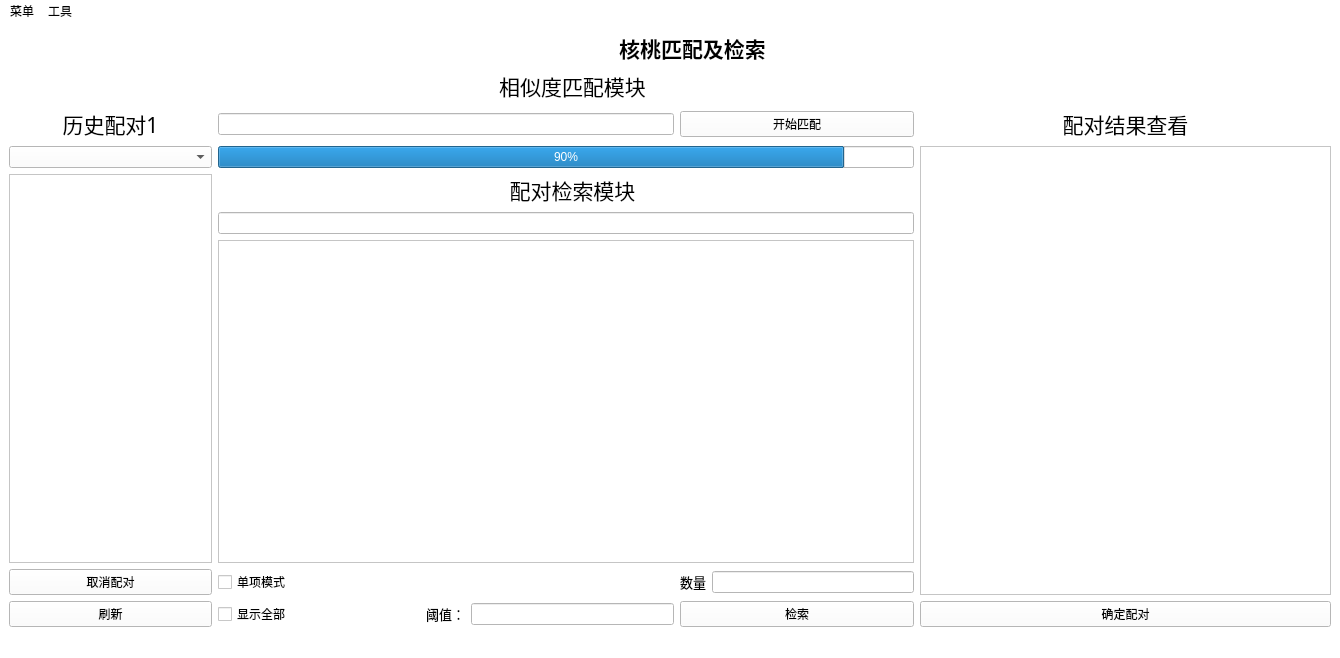
<?xml version="1.0" encoding="UTF-8"?>
<ui version="4.0">
 <class>MainWindows</class>
 <widget class="QMainWindow" name="MainWindows">
  <property name="geometry">
   <rect>
    <x>0</x>
    <y>0</y>
    <width>1340</width>
    <height>658</height>
   </rect>
  </property>
  <property name="sizePolicy">
   <sizepolicy hsizetype="Preferred" vsizetype="Expanding">
    <horstretch>1</horstretch>
    <verstretch>1</verstretch>
   </sizepolicy>
  </property>
  <property name="palette">
   <palette>
    <active>
     <colorrole role="Button">
      <brush brushstyle="SolidPattern">
       <color alpha="255">
        <red>255</red>
        <green>255</green>
        <blue>255</blue>
       </color>
      </brush>
     </colorrole>
     <colorrole role="Base">
      <brush brushstyle="SolidPattern">
       <color alpha="255">
        <red>255</red>
        <green>255</green>
        <blue>255</blue>
       </color>
      </brush>
     </colorrole>
     <colorrole role="Window">
      <brush brushstyle="SolidPattern">
       <color alpha="255">
        <red>255</red>
        <green>255</green>
        <blue>255</blue>
       </color>
      </brush>
     </colorrole>
    </active>
    <inactive>
     <colorrole role="Button">
      <brush brushstyle="SolidPattern">
       <color alpha="255">
        <red>255</red>
        <green>255</green>
        <blue>255</blue>
       </color>
      </brush>
     </colorrole>
     <colorrole role="Base">
      <brush brushstyle="SolidPattern">
       <color alpha="255">
        <red>255</red>
        <green>255</green>
        <blue>255</blue>
       </color>
      </brush>
     </colorrole>
     <colorrole role="Window">
      <brush brushstyle="SolidPattern">
       <color alpha="255">
        <red>255</red>
        <green>255</green>
        <blue>255</blue>
       </color>
      </brush>
     </colorrole>
    </inactive>
    <disabled>
     <colorrole role="Button">
      <brush brushstyle="SolidPattern">
       <color alpha="255">
        <red>255</red>
        <green>255</green>
        <blue>255</blue>
       </color>
      </brush>
     </colorrole>
     <colorrole role="Base">
      <brush brushstyle="SolidPattern">
       <color alpha="255">
        <red>255</red>
        <green>255</green>
        <blue>255</blue>
       </color>
      </brush>
     </colorrole>
     <colorrole role="Window">
      <brush brushstyle="SolidPattern">
       <color alpha="255">
        <red>255</red>
        <green>255</green>
        <blue>255</blue>
       </color>
      </brush>
     </colorrole>
    </disabled>
   </palette>
  </property>
  <property name="windowTitle">
   <string>核桃识别器</string>
  </property>
  <property name="autoFillBackground">
   <bool>false</bool>
  </property>
  <property name="styleSheet">
   <string notr="true">background-color:white
 
 </string>
  </property>
  <property name="animated">
   <bool>false</bool>
  </property>
  <property name="dockNestingEnabled">
   <bool>false</bool>
  </property>
  <widget class="QWidget" name="centralwidget">
   <property name="sizePolicy">
    <sizepolicy hsizetype="Expanding" vsizetype="Expanding">
     <horstretch>1</horstretch>
     <verstretch>1</verstretch>
    </sizepolicy>
   </property>
   <property name="baseSize">
    <size>
     <width>0</width>
     <height>0</height>
    </size>
   </property>
   <layout class="QGridLayout" name="gridLayout">
    <item row="2" column="3">
     <widget class="QLabel" name="label_2">
      <property name="sizePolicy">
       <sizepolicy hsizetype="Expanding" vsizetype="Fixed">
        <horstretch>1</horstretch>
        <verstretch>1</verstretch>
       </sizepolicy>
      </property>
      <property name="font">
       <font>
        <family>新宋体</family>
        <pointsize>16</pointsize>
       </font>
      </property>
      <property name="styleSheet">
       <string notr="true">background-color:white</string>
      </property>
      <property name="text">
       <string>相似度匹配模块</string>
      </property>
      <property name="alignment">
       <set>Qt::AlignmentFlag::AlignCenter</set>
      </property>
     </widget>
    </item>
    <item row="10" column="2">
     <widget class="QLabel" name="label_8">
      <property name="sizePolicy">
       <sizepolicy hsizetype="Fixed" vsizetype="Fixed">
        <horstretch>1</horstretch>
        <verstretch>1</verstretch>
       </sizepolicy>
      </property>
      <property name="font">
       <font>
        <family>Adobe 宋体 Std L</family>
        <pointsize>10</pointsize>
       </font>
      </property>
      <property name="styleSheet">
       <string notr="true">background-color:white</string>
      </property>
      <property name="text">
       <string>阈值：</string>
      </property>
      <property name="alignment">
       <set>Qt::AlignmentFlag::AlignCenter</set>
      </property>
     </widget>
    </item>
    <item row="0" column="3" colspan="3">
     <widget class="QLabel" name="label_11">
      <property name="sizePolicy">
       <sizepolicy hsizetype="Expanding" vsizetype="Fixed">
        <horstretch>1</horstretch>
        <verstretch>1</verstretch>
       </sizepolicy>
      </property>
      <property name="font">
       <font>
        <family>Arial Black</family>
        <pointsize>16</pointsize>
        <bold>true</bold>
       </font>
      </property>
      <property name="styleSheet">
       <string notr="true">background-color:white</string>
      </property>
      <property name="text">
       <string>核桃匹配及检索</string>
      </property>
      <property name="alignment">
       <set>Qt::AlignmentFlag::AlignCenter</set>
      </property>
     </widget>
    </item>
    <item row="4" column="6" rowspan="6" colspan="2">
     <widget class="QScrollArea" name="scrollArea">
      <property name="sizePolicy">
       <sizepolicy hsizetype="Expanding" vsizetype="Expanding">
        <horstretch>1</horstretch>
        <verstretch>1</verstretch>
       </sizepolicy>
      </property>
      <property name="widgetResizable">
       <bool>true</bool>
      </property>
      <widget class="QWidget" name="scrollAreaWidgetContents_2">
       <property name="enabled">
        <bool>true</bool>
       </property>
       <property name="geometry">
        <rect>
         <x>0</x>
         <y>0</y>
         <width>409</width>
         <height>473</height>
        </rect>
       </property>
       <property name="baseSize">
        <size>
         <width>0</width>
         <height>0</height>
        </size>
       </property>
       <layout class="QFormLayout" name="formLayout">
        <item row="0" column="0">
         <widget class="QLabel" name="image_label_1">
          <property name="sizePolicy">
           <sizepolicy hsizetype="Preferred" vsizetype="Preferred">
            <horstretch>0</horstretch>
            <verstretch>0</verstretch>
           </sizepolicy>
          </property>
          <property name="text">
           <string/>
          </property>
          <property name="pixmap">
           <pixmap>C:/Users/Administrator/Desktop/样本成果1.png</pixmap>
          </property>
          <property name="scaledContents">
           <bool>true</bool>
          </property>
         </widget>
        </item>
        <item row="0" column="1">
         <widget class="QLabel" name="image_label_7">
          <property name="baseSize">
           <size>
            <width>2</width>
            <height>0</height>
           </size>
          </property>
          <property name="text">
           <string/>
          </property>
          <property name="pixmap">
           <pixmap>C:/Users/Administrator/Desktop/样本成果1.png</pixmap>
          </property>
          <property name="scaledContents">
           <bool>true</bool>
          </property>
         </widget>
        </item>
        <item row="1" column="0">
         <widget class="QLabel" name="name_label_1">
          <property name="text">
           <string/>
          </property>
          <property name="alignment">
           <set>Qt::AlignmentFlag::AlignCenter</set>
          </property>
         </widget>
        </item>
        <item row="1" column="1">
         <widget class="QLabel" name="name_label_7">
          <property name="text">
           <string/>
          </property>
         </widget>
        </item>
        <item row="2" column="0">
         <widget class="QLabel" name="image_label_2">
          <property name="text">
           <string/>
          </property>
          <property name="pixmap">
           <pixmap>C:/Users/Administrator/Desktop/样本成果1.png</pixmap>
          </property>
          <property name="scaledContents">
           <bool>true</bool>
          </property>
         </widget>
        </item>
        <item row="2" column="1">
         <widget class="QLabel" name="image_label_8">
          <property name="text">
           <string/>
          </property>
          <property name="pixmap">
           <pixmap>C:/Users/Administrator/Desktop/样本成果1.png</pixmap>
          </property>
          <property name="scaledContents">
           <bool>true</bool>
          </property>
         </widget>
        </item>
        <item row="3" column="0">
         <widget class="QLabel" name="name_label_2">
          <property name="text">
           <string/>
          </property>
         </widget>
        </item>
        <item row="3" column="1">
         <widget class="QLabel" name="name_label_8">
          <property name="text">
           <string/>
          </property>
         </widget>
        </item>
        <item row="4" column="0">
         <widget class="QLabel" name="image_label_3">
          <property name="text">
           <string/>
          </property>
          <property name="pixmap">
           <pixmap>C:/Users/Administrator/Desktop/样本成果1.png</pixmap>
          </property>
          <property name="scaledContents">
           <bool>true</bool>
          </property>
         </widget>
        </item>
        <item row="4" column="1">
         <widget class="QLabel" name="image_label_9">
          <property name="text">
           <string/>
          </property>
          <property name="pixmap">
           <pixmap>C:/Users/Administrator/Desktop/样本成果1.png</pixmap>
          </property>
          <property name="scaledContents">
           <bool>true</bool>
          </property>
         </widget>
        </item>
        <item row="5" column="0">
         <widget class="QLabel" name="name_label_3">
          <property name="text">
           <string/>
          </property>
         </widget>
        </item>
        <item row="5" column="1">
         <widget class="QLabel" name="name_label_9">
          <property name="text">
           <string/>
          </property>
         </widget>
        </item>
        <item row="6" column="0">
         <widget class="QLabel" name="image_label_4">
          <property name="text">
           <string/>
          </property>
          <property name="pixmap">
           <pixmap>C:/Users/Administrator/Desktop/样本成果1.png</pixmap>
          </property>
          <property name="scaledContents">
           <bool>true</bool>
          </property>
         </widget>
        </item>
        <item row="6" column="1">
         <widget class="QLabel" name="image_label_10">
          <property name="text">
           <string/>
          </property>
          <property name="pixmap">
           <pixmap>C:/Users/Administrator/Desktop/样本成果1.png</pixmap>
          </property>
          <property name="scaledContents">
           <bool>true</bool>
          </property>
         </widget>
        </item>
        <item row="7" column="0">
         <widget class="QLabel" name="name_label_4">
          <property name="text">
           <string/>
          </property>
         </widget>
        </item>
        <item row="7" column="1">
         <widget class="QLabel" name="name_label_10">
          <property name="text">
           <string/>
          </property>
         </widget>
        </item>
        <item row="8" column="0">
         <widget class="QLabel" name="image_label_5">
          <property name="text">
           <string/>
          </property>
          <property name="pixmap">
           <pixmap>C:/Users/Administrator/Desktop/样本成果1.png</pixmap>
          </property>
          <property name="scaledContents">
           <bool>true</bool>
          </property>
         </widget>
        </item>
        <item row="8" column="1">
         <widget class="QLabel" name="image_label_11">
          <property name="text">
           <string/>
          </property>
          <property name="pixmap">
           <pixmap>C:/Users/Administrator/Desktop/样本成果1.png</pixmap>
          </property>
          <property name="scaledContents">
           <bool>true</bool>
          </property>
         </widget>
        </item>
        <item row="9" column="0">
         <widget class="QLabel" name="name_label_5">
          <property name="text">
           <string/>
          </property>
         </widget>
        </item>
        <item row="9" column="1">
         <widget class="QLabel" name="name_label_11">
          <property name="text">
           <string/>
          </property>
         </widget>
        </item>
        <item row="10" column="0">
         <widget class="QLabel" name="image_label_6">
          <property name="sizePolicy">
           <sizepolicy hsizetype="Expanding" vsizetype="Expanding">
            <horstretch>1</horstretch>
            <verstretch>1</verstretch>
           </sizepolicy>
          </property>
          <property name="text">
           <string/>
          </property>
          <property name="pixmap">
           <pixmap>C:/Users/Administrator/Desktop/样本成果1.png</pixmap>
          </property>
          <property name="scaledContents">
           <bool>true</bool>
          </property>
          <property name="alignment">
           <set>Qt::AlignmentFlag::AlignCenter</set>
          </property>
         </widget>
        </item>
        <item row="11" column="0">
         <widget class="QLabel" name="name_label_6">
          <property name="text">
           <string/>
          </property>
         </widget>
        </item>
        <item row="11" column="1">
         <widget class="QLabel" name="name_label_12">
          <property name="text">
           <string/>
          </property>
         </widget>
        </item>
        <item row="10" column="1">
         <widget class="QLabel" name="image_label_12">
          <property name="sizePolicy">
           <sizepolicy hsizetype="Expanding" vsizetype="Expanding">
            <horstretch>1</horstretch>
            <verstretch>1</verstretch>
           </sizepolicy>
          </property>
          <property name="text">
           <string/>
          </property>
          <property name="pixmap">
           <pixmap>C:/Users/Administrator/Desktop/样本成果1.png</pixmap>
          </property>
          <property name="scaledContents">
           <bool>true</bool>
          </property>
         </widget>
        </item>
       </layout>
      </widget>
     </widget>
    </item>
    <item row="5" column="3">
     <widget class="QLabel" name="label_3">
      <property name="sizePolicy">
       <sizepolicy hsizetype="Preferred" vsizetype="Fixed">
        <horstretch>0</horstretch>
        <verstretch>0</verstretch>
       </sizepolicy>
      </property>
      <property name="font">
       <font>
        <family>新宋体</family>
        <pointsize>16</pointsize>
       </font>
      </property>
      <property name="styleSheet">
       <string notr="true">background-color:white</string>
      </property>
      <property name="text">
       <string>配对检索模块</string>
      </property>
      <property name="alignment">
       <set>Qt::AlignmentFlag::AlignCenter</set>
      </property>
     </widget>
    </item>
    <item row="9" column="1">
     <widget class="QCheckBox" name="checkBox_2">
      <property name="text">
       <string>单项模式</string>
      </property>
     </widget>
    </item>
    <item row="6" column="1" colspan="5">
     <widget class="QLineEdit" name="lineEdit">
      <property name="sizePolicy">
       <sizepolicy hsizetype="Expanding" vsizetype="Fixed">
        <horstretch>1</horstretch>
        <verstretch>1</verstretch>
       </sizepolicy>
      </property>
     </widget>
    </item>
    <item row="10" column="0">
     <widget class="QPushButton" name="pushButton_3">
      <property name="text">
       <string>刷新</string>
      </property>
     </widget>
    </item>
    <item row="9" column="0">
     <widget class="QPushButton" name="pushButton">
      <property name="text">
       <string>取消配对</string>
      </property>
     </widget>
    </item>
    <item row="10" column="1">
     <widget class="QCheckBox" name="checkBox_3">
      <property name="text">
       <string>显示全部</string>
      </property>
     </widget>
    </item>
    <item row="9" column="5">
     <widget class="QLineEdit" name="lineEdit_2">
      <property name="sizePolicy">
       <sizepolicy hsizetype="Preferred" vsizetype="Fixed">
        <horstretch>1</horstretch>
        <verstretch>1</verstretch>
       </sizepolicy>
      </property>
     </widget>
    </item>
    <item row="9" column="4">
     <widget class="QLabel" name="label_10">
      <property name="sizePolicy">
       <sizepolicy hsizetype="Fixed" vsizetype="Fixed">
        <horstretch>1</horstretch>
        <verstretch>1</verstretch>
       </sizepolicy>
      </property>
      <property name="font">
       <font>
        <family>Adobe 宋体 Std L</family>
        <pointsize>10</pointsize>
       </font>
      </property>
      <property name="styleSheet">
       <string notr="true">background-color:white</string>
      </property>
      <property name="text">
       <string>数量</string>
      </property>
      <property name="alignment">
       <set>Qt::AlignmentFlag::AlignCenter</set>
      </property>
     </widget>
    </item>
    <item row="10" column="3">
     <widget class="QLineEdit" name="lineEdit_4">
      <property name="sizePolicy">
       <sizepolicy hsizetype="Preferred" vsizetype="Fixed">
        <horstretch>1</horstretch>
        <verstretch>1</verstretch>
       </sizepolicy>
      </property>
     </widget>
    </item>
    <item row="10" column="6" colspan="2">
     <widget class="QPushButton" name="pushButton_5">
      <property name="sizePolicy">
       <sizepolicy hsizetype="MinimumExpanding" vsizetype="Fixed">
        <horstretch>1</horstretch>
        <verstretch>1</verstretch>
       </sizepolicy>
      </property>
      <property name="text">
       <string>确定配对</string>
      </property>
     </widget>
    </item>
    <item row="3" column="6" colspan="2">
     <widget class="QLabel" name="label_21">
      <property name="sizePolicy">
       <sizepolicy hsizetype="Expanding" vsizetype="Fixed">
        <horstretch>1</horstretch>
        <verstretch>1</verstretch>
       </sizepolicy>
      </property>
      <property name="font">
       <font>
        <family>新宋体</family>
        <pointsize>16</pointsize>
       </font>
      </property>
      <property name="styleSheet">
       <string notr="true">background-color:white</string>
      </property>
      <property name="text">
       <string>配对结果查看</string>
      </property>
      <property name="alignment">
       <set>Qt::AlignmentFlag::AlignCenter</set>
      </property>
     </widget>
    </item>
    <item row="10" column="4" colspan="2">
     <widget class="QPushButton" name="pushButton_4">
      <property name="sizePolicy">
       <sizepolicy hsizetype="Preferred" vsizetype="Fixed">
        <horstretch>1</horstretch>
        <verstretch>1</verstretch>
       </sizepolicy>
      </property>
      <property name="text">
       <string>检索</string>
      </property>
     </widget>
    </item>
    <item row="4" column="1" colspan="5">
     <widget class="QProgressBar" name="progressBar">
      <property name="sizePolicy">
       <sizepolicy hsizetype="Expanding" vsizetype="Fixed">
        <horstretch>1</horstretch>
        <verstretch>1</verstretch>
       </sizepolicy>
      </property>
      <property name="value">
       <number>90</number>
      </property>
     </widget>
    </item>
    <item row="3" column="0">
     <widget class="QLabel" name="label">
      <property name="font">
       <font>
        <family>新宋体</family>
        <pointsize>16</pointsize>
       </font>
      </property>
      <property name="text">
       <string>历史配对1</string>
      </property>
      <property name="alignment">
       <set>Qt::AlignmentFlag::AlignCenter</set>
      </property>
     </widget>
    </item>
    <item row="4" column="0">
     <widget class="QComboBox" name="comboBox">
      <property name="sizePolicy">
       <sizepolicy hsizetype="Preferred" vsizetype="Fixed">
        <horstretch>1</horstretch>
        <verstretch>1</verstretch>
       </sizepolicy>
      </property>
     </widget>
    </item>
    <item row="3" column="4" colspan="2">
     <widget class="QPushButton" name="pushButton_2">
      <property name="sizePolicy">
       <sizepolicy hsizetype="Ignored" vsizetype="Fixed">
        <horstretch>1</horstretch>
        <verstretch>1</verstretch>
       </sizepolicy>
      </property>
      <property name="styleSheet">
       <string notr="true">QMenuBar {
    background-color: lightblue;
}
QMenuBar::item {
    background-color: lightblue;
    color: black;
}
QMenuBar::item:selected {
    background-color: darkblue;
    color: white;
}
QToolBar {
    background-color: lightblue;
}
QToolBar QToolButton {
    background-color: lightblue;
    color: black;
}
QToolBar QToolButton:hover {
    background-color: darkblue;
    color: white;
}</string>
      </property>
      <property name="text">
       <string>开始匹配</string>
      </property>
     </widget>
    </item>
    <item row="7" column="1" rowspan="2" colspan="5">
     <widget class="QTableView" name="tableView">
      <property name="sizePolicy">
       <sizepolicy hsizetype="Expanding" vsizetype="Expanding">
        <horstretch>1</horstretch>
        <verstretch>1</verstretch>
       </sizepolicy>
      </property>
      <property name="styleSheet">
       <string notr="true">background-color: white;
 
           </string>
      </property>
      <property name="editTriggers">
       <set>QAbstractItemView::EditTrigger::NoEditTriggers</set>
      </property>
      <property name="selectionBehavior">
       <enum>QAbstractItemView::SelectionBehavior::SelectRows</enum>
      </property>
      <property name="horizontalScrollMode">
       <enum>QAbstractItemView::ScrollMode::ScrollPerPixel</enum>
      </property>
      <attribute name="horizontalHeaderVisible">
       <bool>true</bool>
      </attribute>
     </widget>
    </item>
    <item row="5" column="0" rowspan="4">
     <widget class="QTableView" name="tableView_2">
      <property name="selectionBehavior">
       <enum>QAbstractItemView::SelectionBehavior::SelectRows</enum>
      </property>
     </widget>
    </item>
    <item row="3" column="1" colspan="3">
     <widget class="QLineEdit" name="lineEdit_5">
      <property name="sizePolicy">
       <sizepolicy hsizetype="Minimum" vsizetype="Maximum">
        <horstretch>1</horstretch>
        <verstretch>1</verstretch>
       </sizepolicy>
      </property>
     </widget>
    </item>
   </layout>
  </widget>
  <widget class="QMenuBar" name="menubar">
   <property name="geometry">
    <rect>
     <x>0</x>
     <y>0</y>
     <width>1340</width>
     <height>22</height>
    </rect>
   </property>
   <widget class="QMenu" name="menu">
    <property name="title">
     <string>菜单</string>
    </property>
    <addaction name="actionSetting"/>
   </widget>
   <widget class="QMenu" name="menu_2">
    <property name="title">
     <string>工具</string>
    </property>
    <addaction name="actionHISTORY"/>
    <addaction name="actionData_outport"/>
   </widget>
   <addaction name="menu"/>
   <addaction name="menu_2"/>
  </widget>
  <widget class="QStatusBar" name="statusbar"/>
  <action name="actionHISTORY">
   <property name="text">
    <string>Historical results</string>
   </property>
  </action>
  <action name="actionSetting">
   <property name="text">
    <string>Setting</string>
   </property>
  </action>
  <action name="actionData_outport">
   <property name="text">
    <string>Data outport</string>
   </property>
  </action>
 </widget>
 <resources/>
 <connections/>
</ui>
